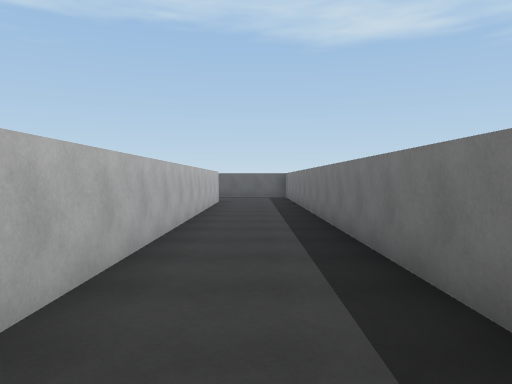
View 1 (above)

24 first-person views from a walk through a scene from a Unity 3-D project. The camera is 1.5 m above the floor, tilts 2° down and sees 70° across. The floor is counted in squares, 2 m on a side. Each view is taken from the middle of a square. On the plan, view 1 faces up. The plan holds only what a view shows up to about 11 squares ahead; the rest is blank. The place goes on beyond the plan. The player is left out. Surface patterns are stand-ins for the level's own textures.

View 2
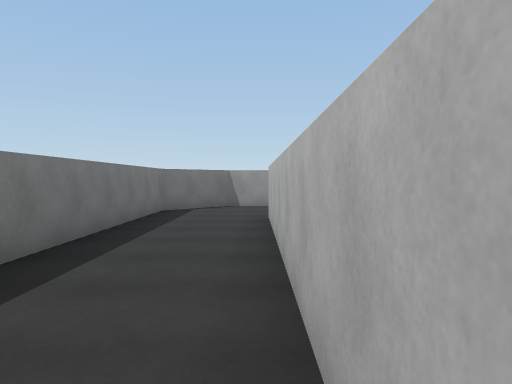

View 3
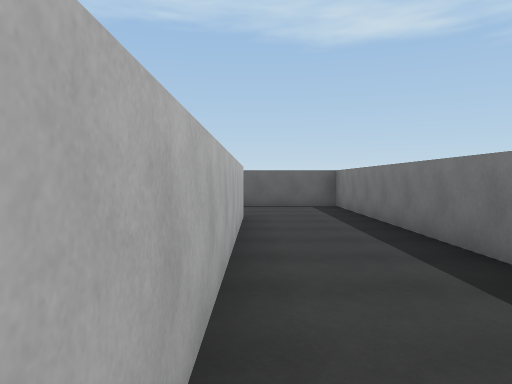

View 4
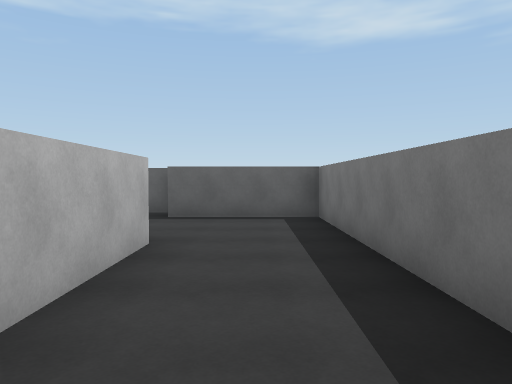

View 5
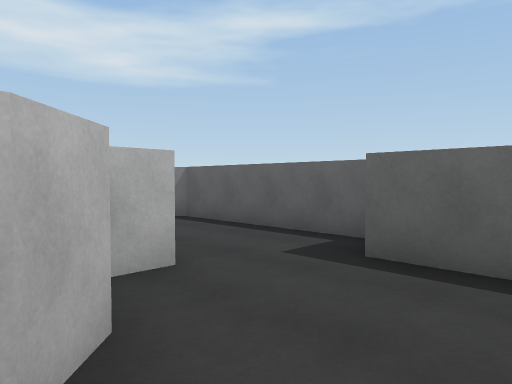

View 6
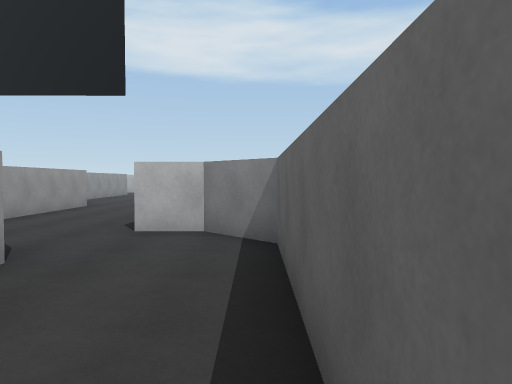

View 7
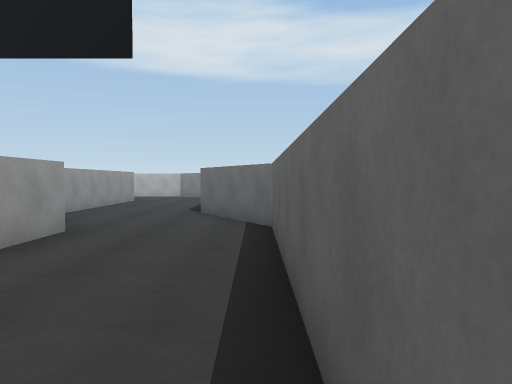

View 8
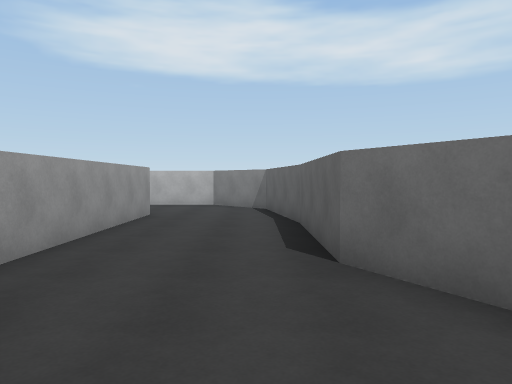

View 9
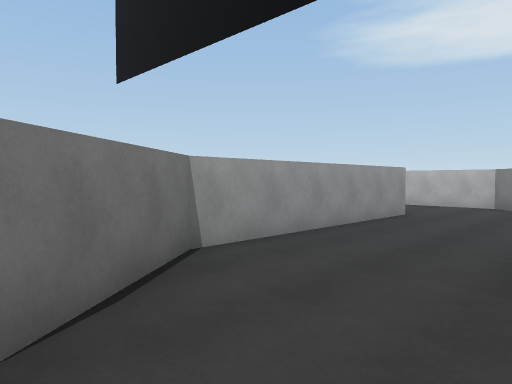

View 10
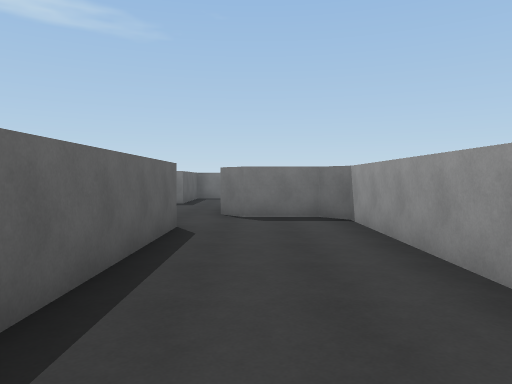

View 11
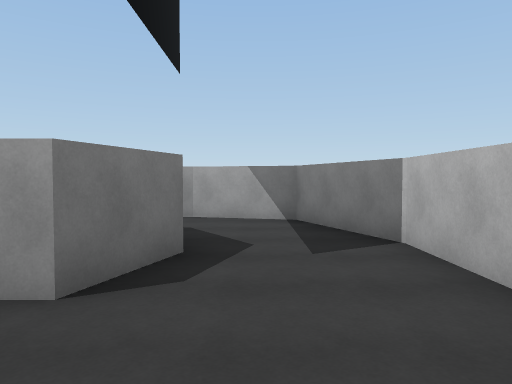

View 12
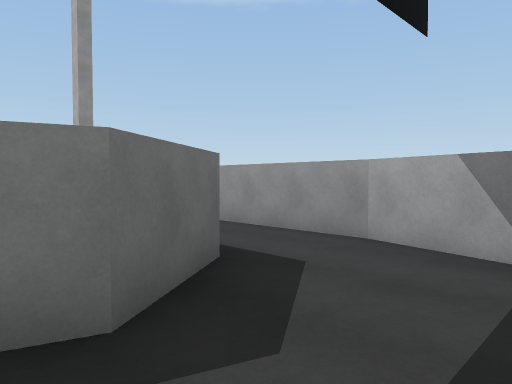

View 13
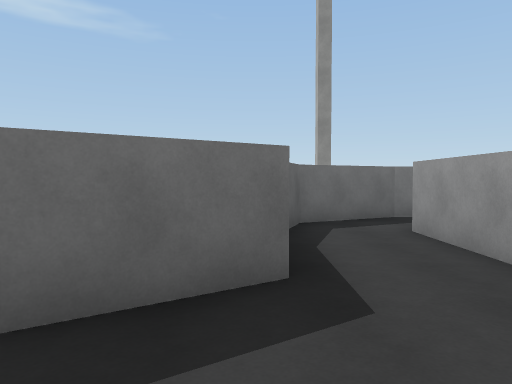

View 14
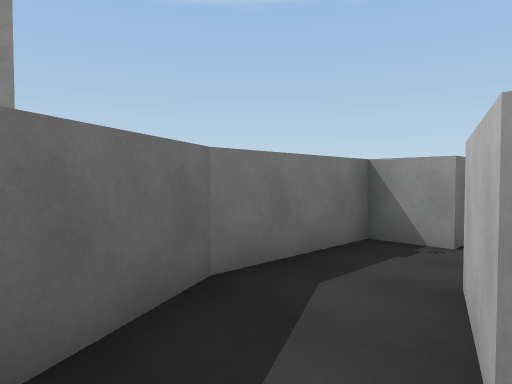

View 15
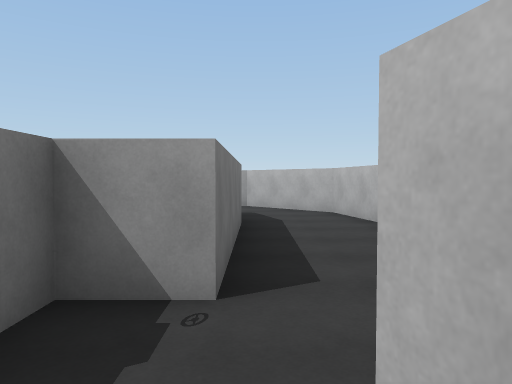

View 16
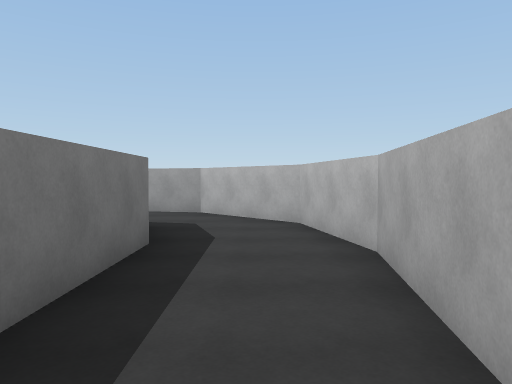

View 17
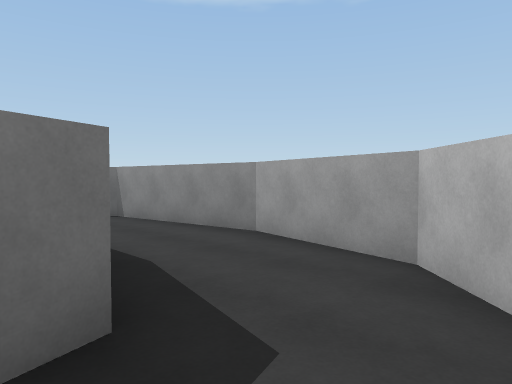

View 18
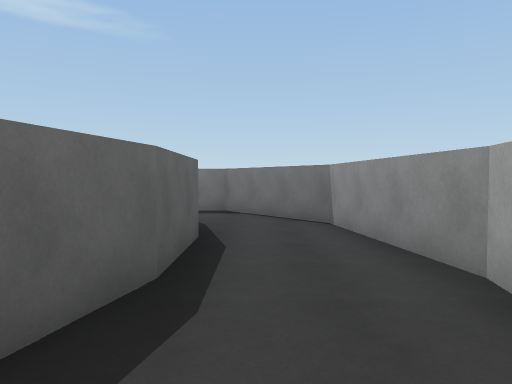

View 19
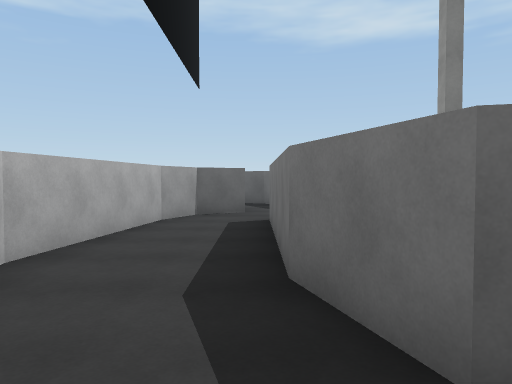

View 20
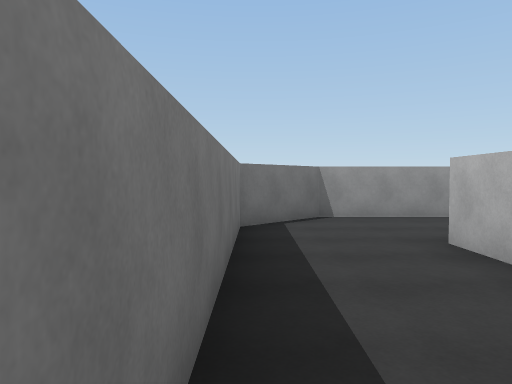

View 21
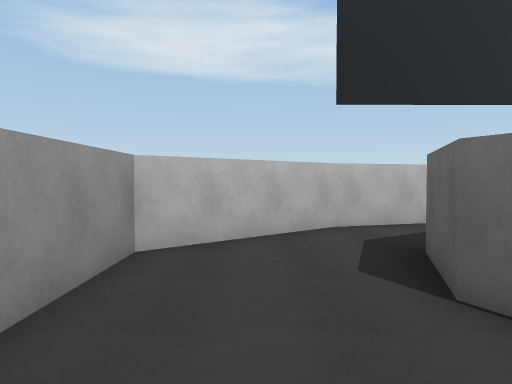

View 22
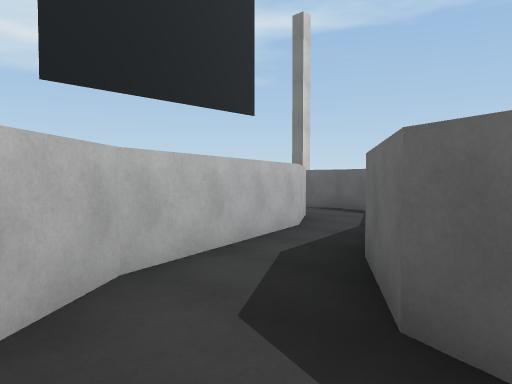

View 23
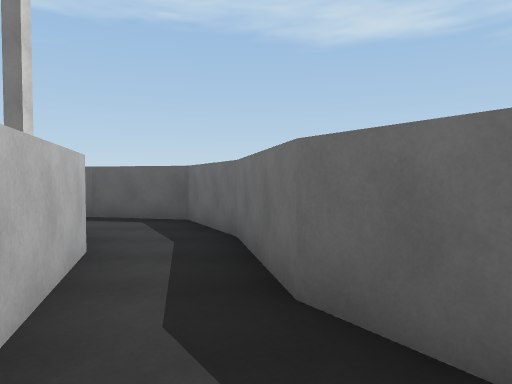

View 24
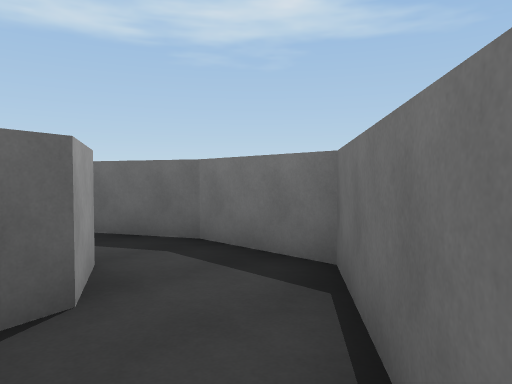

### Floor plan
Ten units are one square. View 1 is at (0, 0); x grows to the right and y downward. Boxes are objects, and circles mark ways between rooms. Rooms are numbered by the first view taken in them; rooms with no view inside come last. Other rooms are left out.
<svg viewBox="-233 -168 251 241">
<path fill="none" stroke="#000" d="M-27 -138 -27 -131M-18 -128 -12 -123 -12 32M-19 -163 -63 -163 -72 -153 -72 -143 -128 -143 -152 -128 -182 -128M-148 -43 -157 -62 -166 -65M-183 -128 -213 -123 -228 -108 -228 -77 -218 -52 -204 -49M-192 -66 -203 -82 -198 -98 -142 -98 -123 -112 -62 -112 -58 -117 -58 -132 -52 -138M-198 -47 -167 -47M-22 38 -37 32M-49 47 -37 62 -3 62 13 47 13 -153 -18 -153M-152 38 -158 22 -158 -17 -148 -17 -148 -43M-112 43 -132 43 -146 39M-167 -47 -162 -32 -172 -27 -178 -17 -183 18 -178 42 -158 63 -132 68 -98 63 -83 51M-37 32 -47 18 -52 -7M-68 2 -57 37 -49 47M-87 27 -92 38 -97 39M-83 51 -72 42 -72 23 -80 7M-77 -11 -68 2M-52 -7 -62 -28 -82 -33 -90 -29"/>
<circle cx="-160" cy="-40" r="3" fill="#2a7"/>
<circle cx="-50" cy="40" r="3" fill="#2a7"/>
<circle cx="-90" cy="50" r="3" fill="#2a7"/>
<circle cx="-60" cy="-10" r="3" fill="#2a7"/>
<text x="-70" y="-120">1</text>
<text x="-160" y="20">2</text>
<text x="-50" y="20">3</text>
<text x="-80" y="30">4</text>
<text x="-70" y="-20">5</text>
</svg>
Room 1 opens to room 2. Room 1 opens to room 3. Room 2 opens to room 4. Room 3 opens to room 5.

Where each view was taken, in squares from view 1:
view 1: 0 up, 0 right, facing up
view 2: 4 up, 1 left, facing down
view 3: 5 up, 1 left, facing up
view 4: 8 up, 0 right, facing up
view 5: 12 up, 0 right, facing up-left
view 6: 16 up, 2 left, facing left
view 7: 14 up, 7 left, facing left
view 8: 12 up, 12 left, facing left
view 9: 13 up, 12 left, facing down-left
view 10: 13 up, 13 left, facing right
view 11: 12 up, 21 left, facing down
view 12: 9 up, 22 left, facing down-right
view 13: 7 up, 22 left, facing right
view 14: 6 up, 17 left, facing down-right
view 15: 4 up, 16 left, facing down
view 16: 2 up, 17 left, facing down
view 17: 3 down, 17 left, facing down-right
view 18: 5 down, 16 left, facing right
view 19: 5 down, 16 left, facing up
view 20: 1 up, 1 right, facing down
view 21: 5 down, 0 right, facing left
view 22: 5 down, 3 left, facing up-left
view 23: 4 down, 5 left, facing up
view 24: 6 down, 10 left, facing up-right
